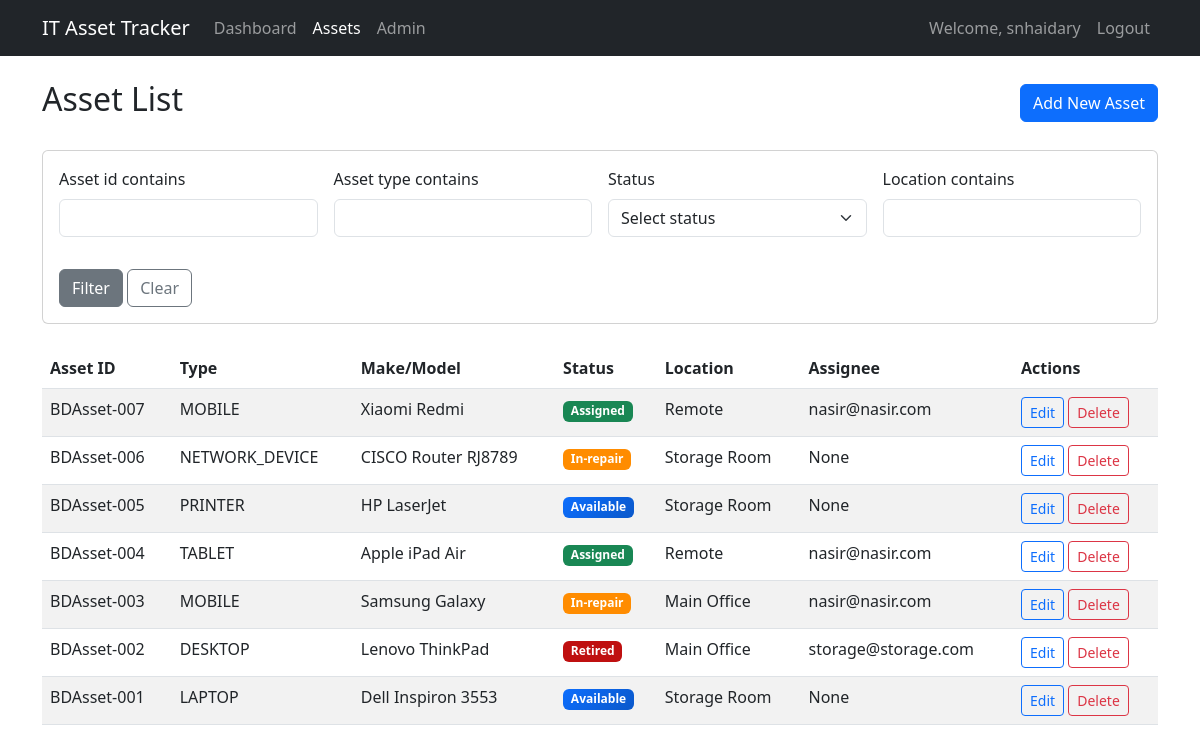
The app's page /assets/ (signed in), older data.
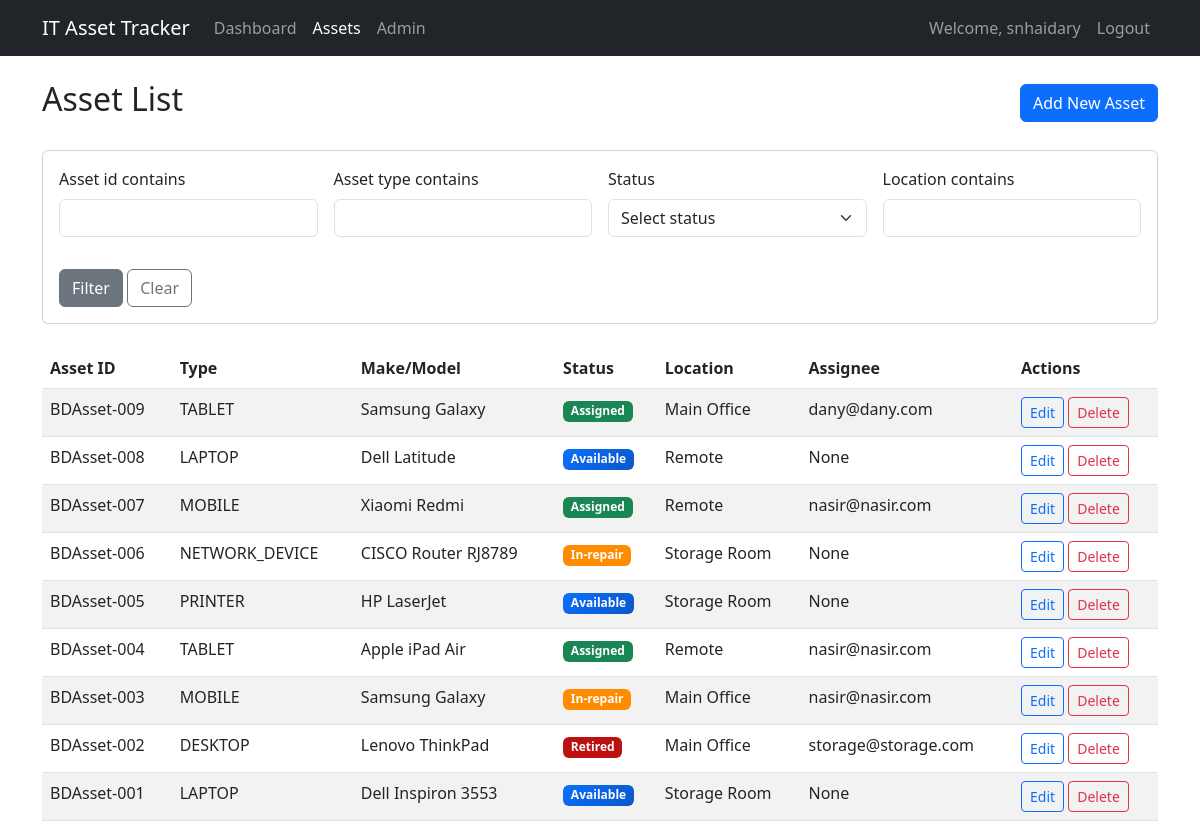
The same page, newer data.
### assets/models.py (models this page shows, shortened)
class Asset(models.Model):
    STATUS_CHOICES = [
        ('ASSIGNED', 'Assigned'),
        ('AVAILABLE', 'Available'),
        ('IN_REPAIR', 'In-repair'),
        ('RETIRED', 'Retired'),
    ]
    CONDITION_CHOICES = [
        ('WORKING', 'Working'),
        ('SOFTWARE_ISSUE', 'Software-issue'),
        ('HARDWARE_ISSUE', 'Hardware-issue'),
        ('DAMAGED', 'Damaged'),
    ]
    ASSET_TYPE_CHOICES = [
        ('LAPTOP', 'Laptop'),
        ('DESKTOP', 'Desktop'),
        ('MOBILE', 'Mobile'),
        ('TABLET', 'Tablet'),
        ('PRINTER', 'Printer'),
        ('SCANNER', 'Scanner'),
        ('PROJECTOR', 'Projector'),
        ('SERVER', 'Server'),
        ('NETWORK_DEVICE', 'Network Device'),
        ('MONITOR', 'Monitor'),
        ('SCREEN', 'Screen'),
        ('TV', 'TV'),
        ('ROBOTS', 'Robots'),
        ('UPS', 'UPS'),
        ('EXTERNAL_DRIVE', 'External Drive'),
        ('OTHER', 'Other'),
    ]
    OS_CHOICES = [
        ('WINDOWS', 'Windows'),
        ('MACOS', 'macOS'),
        ('LINUX', 'Linux'),
        ('ANDROID', 'Android'),
        ('IOS', 'iOS'),
        ('CHROMEOS', 'ChromeOS'),
        ('HYPEROS', 'HyperOS'),
        ('OTHER', 'Other'),
    ]
    registration_date = models.DateTimeField(default=timezone.now)
    asset_id = models.CharField(max_length=50, unique=True)
    asset_type = models.CharField(max_length=100, choices=ASSET_TYPE_CHOICES)
    make = models.CharField(max_length=100)
    model = models.CharField(max_length=100)
    serial_number = models.CharField(max_length=100, unique=True)
    operating_system = models.CharField(max_length=100, choices=OS_CHOICES)
    processor = models.CharField(max_length=100, blank=True)
    ram = models.IntegerField(validators=[MinValueValidator(0)], blank=True, null=True)
    storage = models.IntegerField(validators=[MinValueValidator(0)], blank=True, null=True)
    location = models.CharField(max_length=200)
    status = models.CharField(max_length=20, choices=STATUS_CHOICES, default='AVAILABLE')
    assignee = models.EmailField(blank=True, null=True)  # Made optional
    condition = models.CharField(max_length=20, choices=CONDITION_CHOICES, default='NEW')
    notes = models.TextField(blank=True)
    class Meta:
        ordering = ['-registration_date']

### assets/views.py (the view)
# urls.py: path('', AssetListView.as_view(), name='asset-list'),
class AssetListView(LoginRequiredMixin, ListView):
    model = Asset
    template_name = 'assets/asset_list.html'
    context_object_name = 'assets'
    paginate_by = 10
    def get_queryset(self):
        queryset = Asset.objects.all()
        self.filterset = AssetFilter(self.request.GET, queryset=queryset)
        return self.filterset.qs
    def get_context_data(self, **kwargs):
        context = super().get_context_data(**kwargs)
        context['filter'] = self.filterset
        return context

### templates/assets/asset_list.html (shortened to what this page needs)
{% extends 'base.html' %}
{% load crispy_forms_tags %}
{% block content %}
<div class="row">
    <div class="col-md-12">
        <div class="d-flex justify-content-between align-items-center mb-4">
            <h2>Asset List</h2>
            <a href="{% url 'asset-create' %}" class="btn btn-primary">Add New Asset</a>
        </div>
        <div class="card mb-4">
            <div class="card-body">
                <form method="get" class="row g-3">
                    <div class="col-md-3">
                        {{ filter.form.asset_id|as_crispy_field }}
                    </div>
                    <div class="col-md-3">
                        {{ filter.form.asset_type|as_crispy_field }}
                    </div>
                    <div class="col-md-3">
                        {{ filter.form.status|as_crispy_field }}
                    </div>
                    <div class="col-md-3">
                        {{ filter.form.location|as_crispy_field }}
                    </div>
                    <div class="col-12">
                        <button type="submit" class="btn btn-secondary">Filter</button>
                        <a href="{% url 'asset-list' %}" class="btn btn-outline-secondary">Clear</a>
                    </div>
                </form>
            </div>
        </div>
        <div class="table-responsive">
            <table class="table table-striped">
                <thead>
                    <tr>
                        <th>Asset ID</th>
                        <th>Type</th>
                        <th>Make/Model</th>
                        <th>Status</th>
                        <th>Location</th>
                        <th>Assignee</th>
                        <th>Actions</th>
                    </tr>
                </thead>
                <tbody>
                    {% for asset in assets %}
                    <tr>
                        <td>{{ asset.asset_id }}</td>
                        <td>{{ asset.asset_type }}</td>
                        <td>{{ asset.make }} {{ asset.model }}</td>
                        <td>
                            <span class="badge {% if asset.status == 'AVAILABLE' %}bg-primary{% elif asset.status == 'ASSIGNED' %}bg-success{% elif asset.status == 'IN_REPAIR' %} text-white{% elif asset.status == 'RETIRED' %} text-white{% else %}bg-danger{% endif %}" {% if asset.status == 'RETIRED' %}style="background-color: #BF1010;"{% elif asset.status == 'IN_REPAIR' %}style="background-color: #FF8C00;"{% endif %}>
                                {{ asset.get_status_display }}
                            </span>
                        </td>
                        <td>{{ asset.location }}</td>
                        <td>{{ asset.assignee }}</td>
                        <td>
                            <a href="{% url 'asset-update' asset.pk %}" class="btn btn-sm btn-outline-primary">Edit</a>
                            <a href="{% url 'asset-delete' asset.pk %}" class="btn btn-sm btn-outline-danger">Delete</a>
                        </td>
                    </tr>
                    {% empty %}
                    <tr>
                        <td colspan="7" class="text-center">No assets found.</td>
                    </tr>
                    {% endfor %}
                </tbody>
            </table>
        </div>
    </div>
</div>
{% endblock %}

### templates/base.html (shortened to what this page needs)
<!DOCTYPE html>
<html lang="en">
<head>
    <link href="https://cdn.jsdelivr.net/npm/bootstrap@5.3.0/dist/css/bootstrap.min.css" rel="stylesheet">
    <link href="https://cdnjs.cloudflare.com/ajax/libs/font-awesome/6.4.0/css/all.min.css" rel="stylesheet">
</head>
<body>
    <nav class="navbar navbar-expand-lg navbar-dark bg-dark">
        <div class="container">
            <a class="navbar-brand" href="{% url 'dashboard' %}">IT Asset Tracker</a>
            {% if user.is_authenticated %}
            <div class="collapse navbar-collapse" id="navbarNav">
                <ul class="navbar-nav">
                    <li class="nav-item">
                        <a class="nav-link {% if request.resolver_match.url_name == 'dashboard' %}active{% endif %}"
                           href="{% url 'dashboard' %}">Dashboard</a>
                    </li>
                    <li class="nav-item">
                        <a class="nav-link {% if request.resolver_match.url_name == 'asset-list' %}active{% endif %}"
                           href="{% url 'asset-list' %}">Assets</a>
                    </li>
                    {% if user.is_staff %}
                    <li class="nav-item">
                        <a class="nav-link" href="{% url 'admin:index' %}">Admin</a>
                    </li>
                    {% endif %}
                </ul>
                <div class="navbar-nav ms-auto">
                    <span class="nav-item nav-link">Welcome, {{ user.username }}</span>
                    <form method="post" action="{% url 'logout' %}" class="d-inline">
                        <button type="submit" class="btn nav-link">Logout</button>
                    </form>
                </div>
            </div>
            {% endif %}
        </div>
    </nav>
    <div class="container mt-4">
        {% block content %}{% endblock %}
    </div>
</body>
</html>

### templates/base.html (style rules this page uses)
.bg-primary { background: linear-gradient(135deg, #0d6efd 0%, #0a58ca 100%) !important; }

Row changes from the older to the newer data that the page shows:
added Asset: asset_id "BDAsset-009", asset_type "TABLET", make "Samsung", model "Galaxy", status "Assigned", location "Main Office", assignee "dany@dany.com"
added Asset: asset_id "BDAsset-008", asset_type "LAPTOP", make "Dell", model "Latitude", status "Available", location "Remote", assignee "None"
